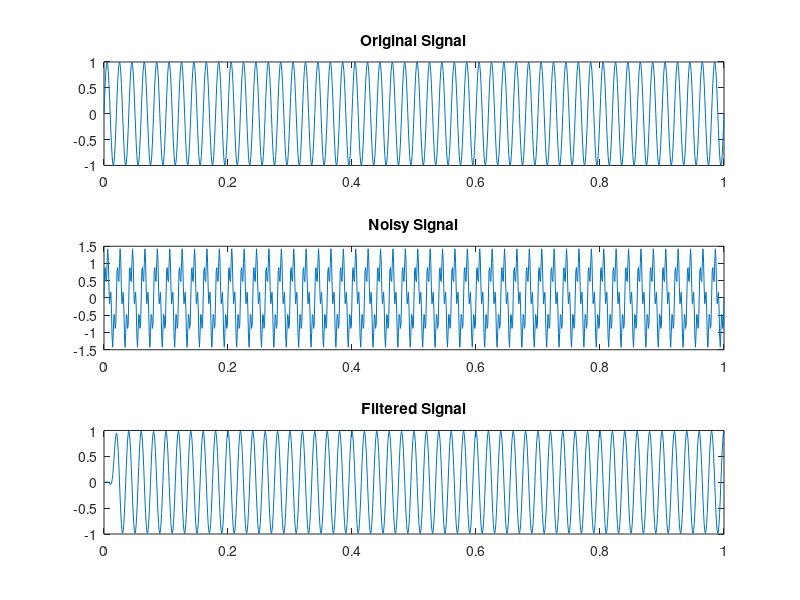

Source code (MATLAB):
clc; clear; close all;

Fs = 1000;
t = 0:1/Fs:1;

% Original signal
x = sin(2*pi*50*t);

% Add 200 Hz noise
xNoisy = x + 0.5*sin(2*pi*200*t);

% FIR low-pass filter
b = fir1(30,100/(Fs/2));
y = filter(b,1,xNoisy);

% SNR
snrBeforeFilter = 10*log10(mean(x.^2)/mean((xNoisy-x).^2));
snrAfterFilter = 10*log10(mean(x.^2)/mean((y-x).^2));

fprintf("SNR Before = %.2f dB\n", snrBeforeFilter);
fprintf("SNR After = %.2f dB\n", snrAfterFilter);

% Plot
subplot(3,1,1), plot(t,x), title('Original Signal')
subplot(3,1,2), plot(t,xNoisy), title('Noisy Signal')
subplot(3,1,3), plot(t,y), title('Filtered Signal')
